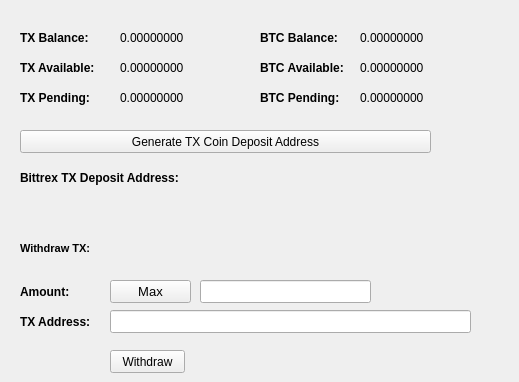
   <widget class="QWidget" name="BalanceTab">
    <attribute name="title">
     <string>Balance</string>
    </attribute>
    <widget class="QLabel" name="BitcoinBalanceLabel">
     <property name="geometry">
      <rect>
       <x>360</x>
       <y>30</y>
       <width>150</width>
       <height>16</height>
      </rect>
     </property>
     <property name="text">
      <string>0.00000000</string>
     </property>
     <property name="textInteractionFlags">
      <set>Qt::LinksAccessibleByMouse|Qt::TextSelectableByMouse</set>
     </property>
    </widget>
    <widget class="QLabel" name="TXBalanceLabel">
     <property name="geometry">
      <rect>
       <x>120</x>
       <y>30</y>
       <width>150</width>
       <height>16</height>
      </rect>
     </property>
     <property name="text">
      <string>0.00000000</string>
     </property>
     <property name="textInteractionFlags">
      <set>Qt::LinksAccessibleByMouse|Qt::TextSelectableByMouse</set>
     </property>
    </widget>
    <widget class="QLabel" name="label_11">
     <property name="geometry">
      <rect>
       <x>20</x>
       <y>30</y>
       <width>91</width>
       <height>16</height>
      </rect>
     </property>
     <property name="font">
      <font>
       <weight>75</weight>
       <bold>true</bold>
      </font>
     </property>
     <property name="text">
      <string>TX Balance:</string>
     </property>
    </widget>
    <widget class="QLabel" name="label_12">
     <property name="geometry">
      <rect>
       <x>260</x>
       <y>30</y>
       <width>91</width>
       <height>16</height>
      </rect>
     </property>
     <property name="font">
      <font>
       <weight>75</weight>
       <bold>true</bold>
      </font>
     </property>
     <property name="text">
      <string>BTC Balance:</string>
     </property>
    </widget>
    <widget class="QLabel" name="TXAvailableLabel_2">
     <property name="geometry">
      <rect>
       <x>120</x>
       <y>60</y>
       <width>150</width>
       <height>16</height>
      </rect>
     </property>
     <property name="text">
      <string>0.00000000</string>
     </property>
     <property name="textInteractionFlags">
      <set>Qt::LinksAccessibleByMouse|Qt::TextSelectableByMouse</set>
     </property>
    </widget>
    <widget class="QLabel" name="label_13">
     <property name="geometry">
      <rect>
       <x>20</x>
       <y>60</y>
       <width>91</width>
       <height>16</height>
      </rect>
     </property>
     <property name="font">
      <font>
       <weight>75</weight>
       <bold>true</bold>
      </font>
     </property>
     <property name="text">
      <string>TX Available:</string>
     </property>
    </widget>
    <widget class="QLabel" name="label_14">
     <property name="geometry">
      <rect>
       <x>20</x>
       <y>90</y>
       <width>91</width>
       <height>16</height>
      </rect>
     </property>
     <property name="font">
      <font>
       <weight>75</weight>
       <bold>true</bold>
      </font>
     </property>
     <property name="text">
      <string>TX Pending:</string>
     </property>
    </widget>
    <widget class="QLabel" name="TXPendingLabel">
     <property name="geometry">
      <rect>
       <x>120</x>
       <y>90</y>
       <width>150</width>
       <height>16</height>
      </rect>
     </property>
     <property name="text">
      <string>0.00000000</string>
     </property>
     <property name="textInteractionFlags">
      <set>Qt::LinksAccessibleByMouse|Qt::TextSelectableByMouse</set>
     </property>
    </widget>
    <widget class="QLabel" name="label_15">
     <property name="geometry">
      <rect>
       <x>260</x>
       <y>60</y>
       <width>101</width>
       <height>16</height>
      </rect>
     </property>
     <property name="font">
      <font>
       <weight>75</weight>
       <bold>true</bold>
      </font>
     </property>
     <property name="text">
      <string>BTC Available:</string>
     </property>
    </widget>
    <widget class="QLabel" name="BitcoinAvailableLabel">
     <property name="geometry">
      <rect>
       <x>360</x>
       <y>60</y>
       <width>150</width>
       <height>16</height>
      </rect>
     </property>
     <property name="text">
      <string>0.00000000</string>
     </property>
     <property name="textInteractionFlags">
      <set>Qt::LinksAccessibleByMouse|Qt::TextSelectableByMouse</set>
     </property>
    </widget>
    <widget class="QLabel" name="label_31">
     <property name="geometry">
      <rect>
       <x>260</x>
       <y>90</y>
       <width>91</width>
       <height>16</height>
      </rect>
     </property>
     <property name="font">
      <font>
       <weight>75</weight>
       <bold>true</bold>
      </font>
     </property>
     <property name="text">
      <string>BTC Pending:</string>
     </property>
    </widget>
    <widget class="QLabel" name="BitcoinPendingLabel">
     <property name="geometry">
      <rect>
       <x>360</x>
       <y>90</y>
       <width>150</width>
       <height>16</height>
      </rect>
     </property>
     <property name="text">
      <string>0.00000000</string>
     </property>
     <property name="textInteractionFlags">
      <set>Qt::LinksAccessibleByMouse|Qt::TextSelectableByMouse</set>
     </property>
    </widget>
    <widget class="QLabel" name="label_33">
     <property name="geometry">
      <rect>
       <x>20</x>
       <y>170</y>
       <width>191</width>
       <height>16</height>
      </rect>
     </property>
     <property name="font">
      <font>
       <weight>75</weight>
       <bold>true</bold>
      </font>
     </property>
     <property name="text">
      <string>Bittrex TX Deposit Address:</string>
     </property>
    </widget>
    <widget class="QPushButton" name="GenDepositBTN">
     <property name="geometry">
      <rect>
       <x>20</x>
       <y>130</y>
       <width>411</width>
       <height>23</height>
      </rect>
     </property>
     <property name="text">
      <string>Generate TX Coin Deposit Address</string>
     </property>
    </widget>
    <widget class="QLabel" name="DepositAddressLabel">
     <property name="geometry">
      <rect>
       <x>220</x>
       <y>170</y>
       <width>261</width>
       <height>16</height>
      </rect>
     </property>
     <property name="palette">
      <palette>
       <active>
        <colorrole role="WindowText">
         <brush brushstyle="SolidPattern">
          <color alpha="255">
           <red>0</red>
           <green>0</green>
           <blue>0</blue>
          </color>
         </brush>
        </colorrole>
        <colorrole role="Text">
         <brush brushstyle="SolidPattern">
          <color alpha="255">
           <red>0</red>
           <green>0</green>
           <blue>255</blue>
          </color>
         </brush>
        </colorrole>
       </active>
       <inactive>
        <colorrole role="WindowText">
         <brush brushstyle="SolidPattern">
          <color alpha="255">
           <red>0</red>
           <green>0</green>
           <blue>0</blue>
          </color>
         </brush>
        </colorrole>
        <colorrole role="Text">
         <brush brushstyle="SolidPattern">
          <color alpha="255">
           <red>0</red>
           <green>0</green>
           <blue>255</blue>
          </color>
         </brush>
        </colorrole>
       </inactive>
       <disabled>
        <colorrole role="WindowText">
         <brush brushstyle="SolidPattern">
          <color alpha="255">
           <red>120</red>
           <green>120</green>
           <blue>120</blue>
          </color>
         </brush>
        </colorrole>
        <colorrole role="Text">
         <brush brushstyle="SolidPattern">
          <color alpha="255">
           <red>120</red>
           <green>120</green>
           <blue>120</blue>
          </color>
         </brush>
        </colorrole>
       </disabled>
      </palette>
     </property>
     <property name="font">
      <font>
       <weight>75</weight>
       <bold>true</bold>
      </font>
     </property>
     <property name="text">
      <string/>
     </property>
     <property name="alignment">
      <set>Qt::AlignRight|Qt::AlignTrailing|Qt::AlignVCenter</set>
     </property>
     <property name="textInteractionFlags">
      <set>Qt::LinksAccessibleByMouse|Qt::TextSelectableByKeyboard|Qt::TextSelectableByMouse</set>
     </property>
    </widget>
    <widget class="QPushButton" name="Withdraw_Max_Amount">
     <property name="geometry">
      <rect>
       <x>110</x>
       <y>280</y>
       <width>81</width>
       <height>23</height>
      </rect>
     </property>
     <property name="font">
      <font>
       <pointsize>10</pointsize>
      </font>
     </property>
     <property name="text">
      <string>Max</string>
     </property>
    </widget>
    <widget class="QLabel" name="label_34">
     <property name="geometry">
      <rect>
       <x>20</x>
       <y>240</y>
       <width>81</width>
       <height>16</height>
      </rect>
     </property>
     <property name="font">
      <font>
       <pointsize>8</pointsize>
       <weight>75</weight>
       <bold>true</bold>
      </font>
     </property>
     <property name="text">
      <string>Withdraw TX:</string>
     </property>
    </widget>
    <widget class="QLineEdit" name="WithdrawUnitsInput">
     <property name="geometry">
      <rect>
       <x>200</x>
       <y>280</y>
       <width>171</width>
       <height>23</height>
      </rect>
     </property>
     <property name="font">
      <font>
       <pointsize>9</pointsize>
       <weight>75</weight>
       <bold>true</bold>
      </font>
     </property>
     <property name="text">
      <string/>
     </property>
    </widget>
    <widget class="QLabel" name="label_10">
     <property name="geometry">
      <rect>
       <x>20</x>
       <y>310</y>
       <width>81</width>
       <height>23</height>
      </rect>
     </property>
     <property name="font">
      <font>
       <weight>75</weight>
       <bold>true</bold>
      </font>
     </property>
     <property name="text">
      <string>TX Address:</string>
     </property>
    </widget>
    <widget class="QLabel" name="label_26">
     <property name="geometry">
      <rect>
       <x>20</x>
       <y>280</y>
       <width>61</width>
       <height>23</height>
      </rect>
     </property>
     <property name="font">
      <font>
       <weight>75</weight>
       <bold>true</bold>
      </font>
     </property>
     <property name="text">
      <string>Amount:</string>
     </property>
    </widget>
    <widget class="QLineEdit" name="WithdrawAddress">
     <property name="geometry">
      <rect>
       <x>110</x>
       <y>310</y>
       <width>361</width>
       <height>23</height>
      </rect>
     </property>
     <property name="font">
      <font>
       <pointsize>9</pointsize>
       <weight>75</weight>
       <bold>true</bold>
      </font>
     </property>
    </widget>
    <widget class="QPushButton" name="WithdrawUnitsBtn">
     <property name="geometry">
      <rect>
       <x>110</x>
       <y>350</y>
       <width>75</width>
       <height>23</height>
      </rect>
     </property>
     <property name="text">
      <string>Withdraw</string>
     </property>
    </widget>
    <zorder>label_31</zorder>
    <zorder>label_15</zorder>
    <zorder>label_12</zorder>
    <zorder>label_14</zorder>
    <zorder>label_13</zorder>
    <zorder>label_11</zorder>
    <zorder>BitcoinBalanceLabel</zorder>
    <zorder>TXBalanceLabel</zorder>
    <zorder>TXAvailableLabel_2</zorder>
    <zorder>TXPendingLabel</zorder>
    <zorder>BitcoinAvailableLabel</zorder>
    <zorder>BitcoinPendingLabel</zorder>
    <zorder>label_33</zorder>
    <zorder>GenDepositBTN</zorder>
    <zorder>DepositAddressLabel</zorder>
    <zorder>Withdraw_Max_Amount</zorder>
    <zorder>label_34</zorder>
    <zorder>WithdrawUnitsInput</zorder>
    <zorder>label_10</zorder>
    <zorder>label_26</zorder>
    <zorder>WithdrawAddress</zorder>
    <zorder>WithdrawUnitsBtn</zorder>
   </widget>
